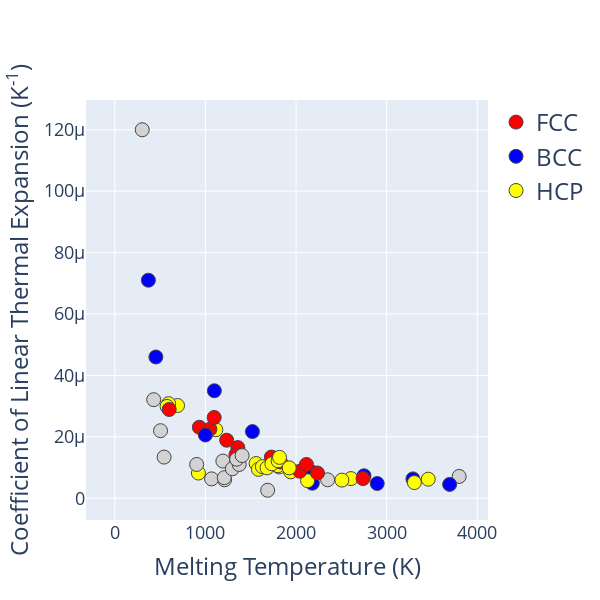

This figure's notebook cell:
### Code cell
layout0= go.Layout(hovermode= 'closest', width = 600, height=600, showlegend=True,  # Hovermode establishes the way the labels that appear when you hover are arranged # Establishing a square plot width=height
    xaxis= dict(title=go.layout.xaxis.Title(text='Melting Temperature (K)', font=dict(size=24)), zeroline= False, gridwidth= 1, tickfont=dict(size=18)), # Axis Titles. Removing the X-axis Mark. Adding a Grid
    yaxis= dict(title=go.layout.yaxis.Title(text='Coefficient of Linear Thermal Expansion (K<sup>-1</sup>)', font=dict(size=24)), zeroline= False, gridwidth= 1, tickfont=dict(size=18)), # Axis Titles. Removing the Y-axis Mark. Adding a Grid
    legend=dict(font=dict(size=24))) # Adding a legend

# Trace

trace0 = go.Scatter(x = melting_temperature,y = CTE, mode = 'markers',
    marker= dict(size= 14, line= dict(width=1), color=colors), # We add a size, a border and our custom colors to the markers
    text= sample, # This attribute (Text) labels each point to this list, which contains our elements in the same indexes as our properties
showlegend = False)


# Empty Traces for Legend
legend_plot_FCC = go.Scatter(x=[None], y=[None], mode='markers', marker=dict(size=14,  line= dict(width=1),color='red'), name = 'FCC')
legend_plot_BCC = go.Scatter(x=[None], y=[None], mode='markers', marker=dict(size=14,  line= dict(width=1),color='blue'), name = 'BCC')
legend_plot_HCP = go.Scatter(x=[None], y=[None], mode='markers', marker=dict(size=14,  line= dict(width=1),color='yellow'), name = 'HCP')


data = [trace0, legend_plot_FCC, legend_plot_BCC, legend_plot_HCP]

fig= go.Figure(data, layout=layout0)
iplot(fig)

### Figure 1 — Plotly figure (JSON) as saved in the notebook; plotly's stock layout.template omitted (floating-point values rounded to 4 significant figures)
{"data": [{"marker": {"color": ["lightgray", "lightgray", "blue", "yellow", "lightgray", "lightgray", "lightgray", "lightgray", "lightgray", "lightgray", "blue", "yellow", "red", "lightgray", "blue", "lightgray", "lightgray", "lightgray", "blue", "yellow", "yellow", "yellow", "blue", "blue", "blue", "blue", "yellow", "red", "red", "yellow", "lightgray", "lightgray", "lightgray", "lightgray", "lightgray", "lightgray", "blue", "red", "yellow", "yellow", "blue", "blue", "yellow", "yellow", "red", "red", "red", "yellow", "lightgray", "lightgray", "lightgray", "lightgray", "lightgray", "lightgray", "blue", "blue", "yellow", "blue", "blue", "yellow", "yellow", "red", "red", "red", "lightgray", "yellow", "red", "lightgray", "lightgray", "lightgray", "lightgray", "lightgray", "lightgray", "lightgray", "blue", "yellow", "yellow", "yellow", "yellow", "yellow", "yellow", "red", "yellow", "lightgray", "red", "lightgray", "lightgray", "lightgray", "lightgray"], "line": {"width": 1}, "size": 14}, "mode": "markers", "showlegend": false, "text": ["H", "He", "Li", "Be", "B", "C", "N", "O", "F", "Ne", "Na", "Mg", "Al", "Si", "P", "S", "Cl", "Ar", "K", "Ca", "Sc", "Ti", "V", "Cr", "Mn", "Fe", "Co", "Ni", "Cu", "Zn", "Ga", "Ge", "As", "Se", "Br", "Kr", "Rb", "Sr", "Y", "Zr", "Nb", "Mo", "Tc", "Ru", "Rh", "Pd", "Ag", "Cd", "In", "Sn", "Sb", "Te", "I", "Xe", "Cs", "Ba", "Hf", "Ta", "W", "Re", "Os", "Ir", "Pt", "Au", "Hg", "Tl", "Pb", "Bi", "La", "Ce", "Pr", "Nd", "Pm", "Sm", "Eu", "Gd", "Tb", "Dy", "Ho", "Er", "Tm", "Yb", "Lu", "Ac", "Th", "Pa", "U", "Np", "Pu"], "type": "scatter", "x": [14.01, 0.95, 453.7, 1560, 2349, 3800, 63.05, 54.8, 53.53, 24.56, 370.9, 923, 933.5, 1687, 317.3, 388.4, 171.6, 83.8, 336.5, 1115, 1814, 1941, 2183, 2180, 1519, 1811, 1768, 1728, 1358.0, 692.7, 302.9, 1211.0, 1090, 494, 265.8, 115.8, 312.5, 1050, 1799, 2128, 2750, 2896, 2430, 2607, 2237, 1828.0, 1235.0, 594.2, 429.8, 505.1, 903.8, 722.7, 386.9, 161.4, 301.6, 1000, 2506, 3290, 3695, 3459, 3306, 2739, 2041.0, 1337.0, 234.3, 577, 600.6, 544.4, 1193, 1068, 1208, 1297, 1373, 1345, 1099, 1585, 1629, 1680, 1734, 1802, 1818, 1097, 1925, 1323, 2115, 1841, 1405.0, 910, 912.5], "y": [null, null, 4.6e-05, 1.13e-05, 6e-06, 7.1e-06, null, null, null, null, 7.1e-05, 8.2e-06, 2.31e-05, 2.6e-06, null, null, null, null, null, 2.23e-05, 1.02e-05, 8.6e-06, 8.4e-06, 4.9e-06, 2.17e-05, 1.18e-05, 1.3e-05, 1.34e-05, 1.65e-05, 3.02e-05, 0.00012, 6e-06, null, null, null, null, null, 2.25e-05, 1.06e-05, 5.7e-06, 7.3e-06, 4.8e-06, null, 6.4e-06, 8.2e-06, 1.18e-05, 1.89e-05, 3.08e-05, 3.21e-05, 2.2e-05, 1.1e-05, null, null, null, null, 2.06e-05, 5.9e-06, 6.3e-06, 4.5e-06, 6.2e-06, 5.1e-06, 6.4e-06, 8.8e-06, 1.42e-05, null, 2.99e-05, 2.89e-05, 1.34e-05, 1.21e-05, 6.3e-06, 6.7e-06, 9.6e-06, 1.1e-05, 1.27e-05, 3.5e-05, 9.4e-06, 1.03e-05, 9.9e-06, 1.12e-05, 1.22e-05, 1.33e-05, 2.63e-05, 9.9e-06, null, 1.1e-05, null, 1.39e-05, null, null]}, {"marker": {"color": "red", "line": {"width": 1}, "size": 14}, "mode": "markers", "name": "FCC", "type": "scatter", "x": [null], "y": [null]}, {"marker": {"color": "blue", "line": {"width": 1}, "size": 14}, "mode": "markers", "name": "BCC", "type": "scatter", "x": [null], "y": [null]}, {"marker": {"color": "yellow", "line": {"width": 1}, "size": 14}, "mode": "markers", "name": "HCP", "type": "scatter", "x": [null], "y": [null]}], "layout": {"height": 600, "hovermode": "closest", "legend": {"font": {"size": 24}}, "showlegend": true, "width": 600, "xaxis": {"gridwidth": 1, "tickfont": {"size": 18}, "title": {"font": {"size": 24}, "text": "Melting Temperature (K)"}, "zeroline": false}, "yaxis": {"gridwidth": 1, "tickfont": {"size": 18}, "title": {"font": {"size": 24}, "text": "Coefficient of Linear Thermal Expansion (K<sup>-1</sup>)"}, "zeroline": false}}}
